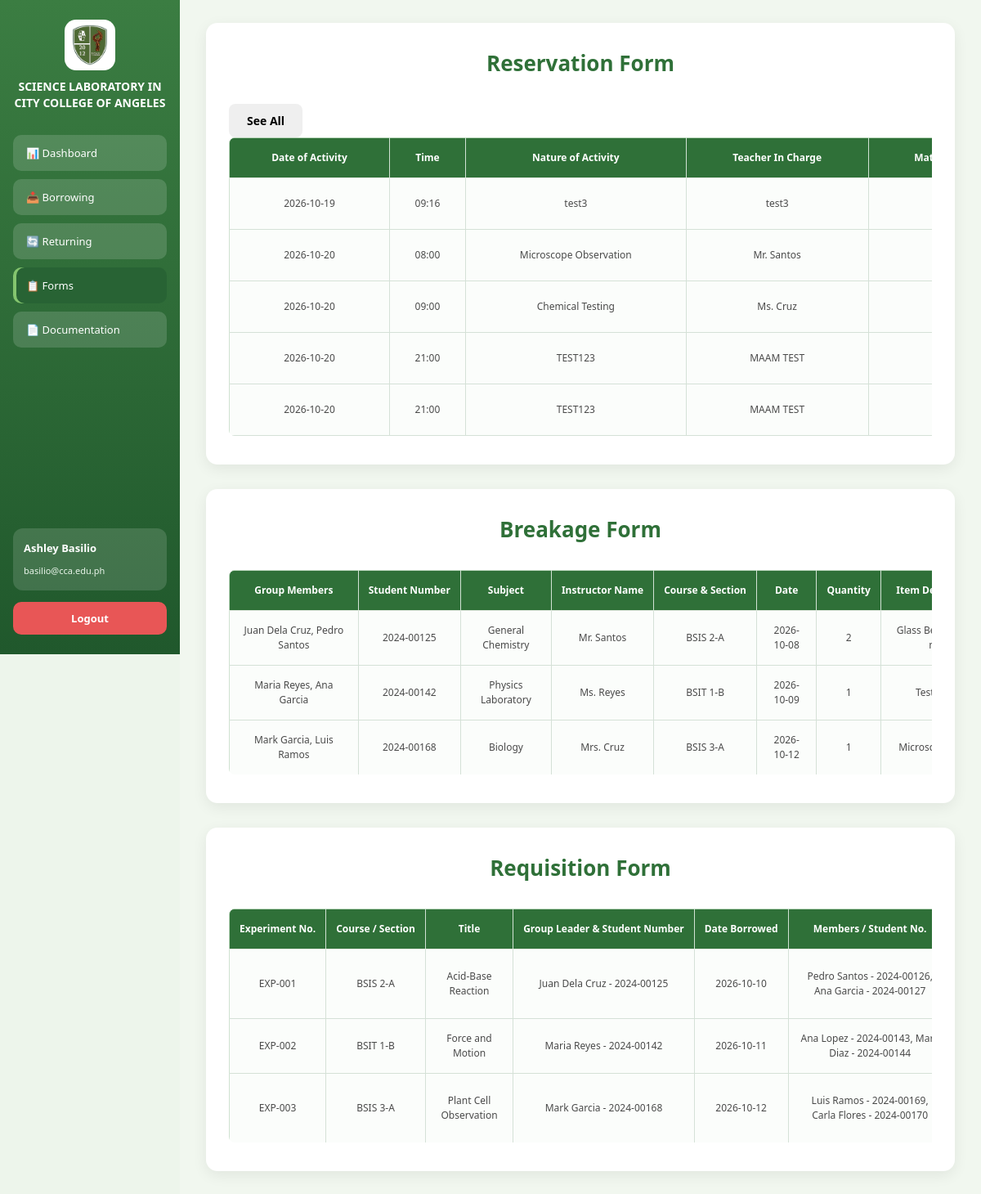
Page /broken (signed in) on the earlier database version.
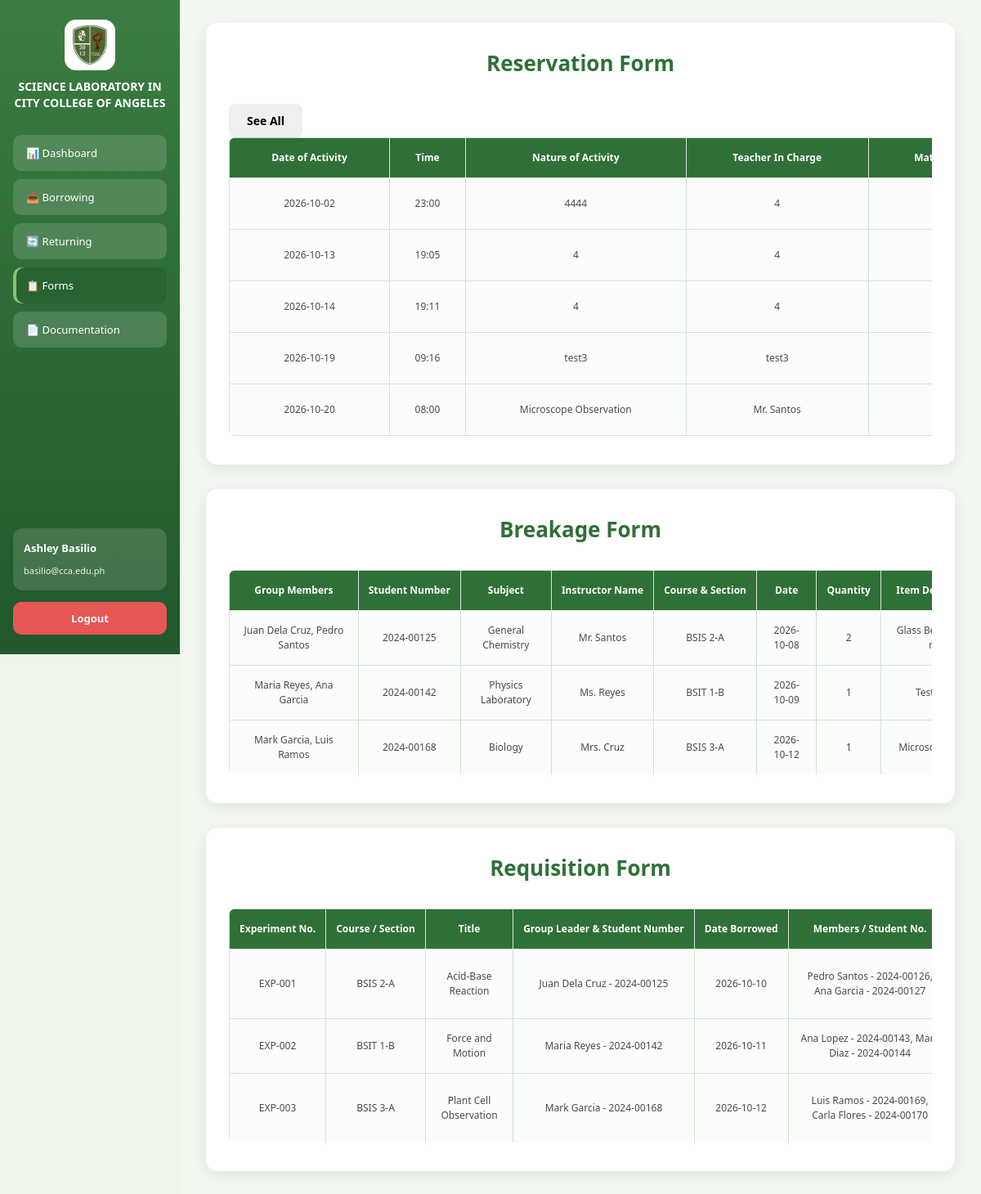
Same page on the later database version.
### tables this page shows
CREATE TABLE "Reservation" (
"reservationID" INTEGER NOT NULL,
 "SchoolID" TEXT NOT NULL,
 "ItemID" INTEGER NOT NULL,
 "activity" TEXT NULL,
 "objective" TEXT NULL,
 "teacher" TEXT NOT NULL,
 "dateFiled" TEXT,
 "dateOfUse" TEXT,
 "ApprovedBy" TEXT NOT NULL, `time` TEXT, yearAndSection, `numberOfStudent` TEXT,	
 FOREIGN KEY("ItemID") REFERENCES "Items"("ItemID"),
FOREIGN KEY("SchoolID") REFERENCES "Borrower"("SchoolID")
 PRIMARY KEY("reservationID")
);

### app.py (the view)
@app.route('/broken')
@isLogin
def broken():
    conn = sqlite3.connect(DB_PATH, timeout=5)
    conn.row_factory = sqlite3.Row
    cursor = conn.cursor()
    cursor.execute("""
    SELECT *
    FROM Reservation
    ORDER BY dateOfUse ASC, Time ASC;
""")
    rows = cursor.fetchall()
    conn.close()
    datas = []
    for row in rows:
        datas.append({
            "reservationID": row[0],
            "SchoolID": row[1],
            "ItemID": row[2],
            "activity": row[3],
            "objective": row[4],
            "teacher": row[5],
            "dateFiled" : row[6],
            "dateOfUse" : row [7],
            "ApprovedBy": row [8],
            "time": row[9],
            "yearAndSection":row[10],
            "numberOfStudent":row[11],
        })
    return render_template('broken.html', data=datas)

### app.py (called while the page is built)
def isLogin(func):
    @wraps(func)
    def wrapper(*args, **kwargs):
        if 'username' not in session:
            return render_template('login.html')
        return func(*args, **kwargs)
    return wrapper

### templates/broken.html (shortened to what this page needs)
<!DOCTYPE html>
<html>
<head>
    <link rel="stylesheet" href="{{ url_for('static', filename='dashboard.css') }}">
</head>
<body>
<div class="container">
<div class="sidebar">
    <div class="logo-header">
         <img src="{{ url_for('static', filename='images/logo.png') }}" class="logo">
        <h2 class="title">SCIENCE LABORATORY IN CITY COLLEGE OF ANGELES</h2>
    </div>
    <button class="menu-btn" onclick="location.href='dashboard'">📊 Dashboard</button>
    <button class="menu-btn" onclick="location.href='borrow'">📥 Borrowing</button>
    <button class="menu-btn" onclick="location.href='returning'">🔄 Returning</button>
    <button class="menu-btn active" onclick="location.href='broken'">📋 Forms</button>
    <button class="menu-btn" onclick="location.href='documentation'">📄 Documentation</button>
    <div class="user-box">
        <p class="name">Ashley Basilio</p>
        <small>basilio@cca.edu.ph</small>
    </div>
    <button class="logout-btn" onclick="logout()">Logout</button>
</div>
<div class="main">
<div class="table-container">
    <h2 class="table-title">Reservation Form</h2>
    <div class="table-wrapper">
        <button id="seeAllBtn"
                onclick="seeAll('tableReservation', 'seeAllBtn', 5)">
        </button>
        <table class="records-table" id="tableReservation">
            <thead>
                <tr>
                    <th>Date of Activity</th>
                    <th>Time</th>
                    <th>Nature of Activity</th>
                    <th>Teacher In Charge</th>
                    <th>Materials Needed</th>
                </tr>
            </thead>
            <tbody>
                {% for row in data %}
                <tr class="data-row">
                    <td>{{ row["dateOfUse"] }}</td>
                    <td>{{ row["time"] }}</td>
                    <td>{{ row["activity"] }}</td>
                    <td>{{ row["teacher"] }}</td>
                    <td>{{ row["ItemID"] }}</td>
                </tr>
                {% endfor %}
            </tbody>
        </table>
    </div>
</div>
    <div class="table-container">
        <h2 class="table-title">Breakage Form</h2>
        <div class="table-wrapper">
            <table class="records-table">
                <thead>
                    <tr>
                        <th>Group Members</th>
                        <th>Student Number</th>
                        <th>Subject</th>
                        <th>Instructor Name</th>
                        <th>Course &amp; Section</th>
                        <th>Date</th>
                        <th>Quantity</th>
                        <th>Item Description</th>
                    </tr>
                </thead>
                <tbody>
                    <tr>
                        <td>Juan Dela Cruz, Pedro Santos</td>
                        <td>2024-00125</td>
                        <td>General Chemistry</td>
                        <td>Mr. Santos</td>
                        <td>BSIS 2-A</td>
                        <td>2026-10-08</td>
                        <td>2</td>
                        <td>Glass Beaker (250 mL)</td>
                    </tr>
                    <tr>
                        <td>Maria Reyes, Ana Garcia</td>
                        <td>2024-00142</td>
                        <td>Physics Laboratory</td>
                        <td>Ms. Reyes</td>
                        <td>BSIT 1-B</td>
                        <td>2026-10-09</td>
                        <td>1</td>
                        <td>Test Tube</td>
                    </tr>
                    <tr>
                        <td>Mark Garcia, Luis Ramos</td>
                        <td>2024-00168</td>
                        <td>Biology</td>
                        <td>Mrs. Cruz</td>
                        <td>BSIS 3-A</td>
                        <td>2026-10-12</td>
                        <td>1</td>
                        <td>Microscope Slide</td>
                    </tr>
                </tbody>
            </table>
        </div>
    </div>
    <div class="table-container">
        <h2 class="table-title">Requisition Form</h2>
        <div class="table-wrapper">
            <table class="records-table">
                <thead>
                    <tr>
                        <th>Experiment No.</th>
                        <th>Course / Section</th>
                        <th>Title</th>
                        <th>Group Leader &amp; Student Number</th>
                        <th>Date Borrowed</th>
                        <th>Members / Student No.</th>
                    </tr>
                </thead>
                <tbody>
                    <tr>
                        <td>EXP-001</td>
                        <td>BSIS 2-A</td>
                        <td>Acid-Base Reaction</td>
                        <td>Juan Dela Cruz - 2024-00125</td>
                        <td>2026-10-10</td>
                        <td>Pedro Santos - 2024-00126, Ana Garcia - 2024-00127</td>
                    </tr>
                    <tr>
                        <td>EXP-002</td>
                        <td>BSIT 1-B</td>
                        <td>Force and Motion</td>
                        <td>Maria Reyes - 2024-00142</td>
                        <td>2026-10-11</td>
                        <td>Ana Lopez - 2024-00143, Mark Diaz - 2024-00144</td>
                    </tr>
                    <tr>
                        <td>EXP-003</td>
                        <td>BSIS 3-A</td>
                        <td>Plant Cell Observation</td>
                        <td>Mark Garcia - 2024-00168</td>
                        <td>2026-10-12</td>
                        <td>Luis Ramos - 2024-00169, Carla Flores - 2024-00170</td>
                    </tr>
                </tbody>
            </table>
        </div>
    </div>
</div>
</body>
</html>

Differences in the rows shown:
no longer on this page (row unchanged): Reservation: dateOfUse "2026-10-20", time "09:00", activity "Chemical Testing", teacher "Ms. Cruz"
no longer on this page (row unchanged): Reservation: dateOfUse "2026-10-20", time "21:00", activity "TEST123", teacher "MAAM TEST"
no longer on this page (row unchanged): Reservation: dateOfUse "2026-10-20", time "21:00", activity "TEST123", teacher "MAAM TEST"
added Reservation: dateOfUse "2026-10-02", time "23:00", activity "4444", teacher "4"
added Reservation: dateOfUse "2026-10-13", time "19:05", activity "4", teacher "4"
added Reservation: dateOfUse "2026-10-14", time "19:11", activity "4", teacher "4"
